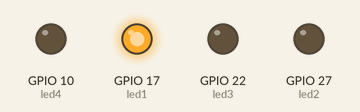
Recording of a program running on a simulated Raspberry Pi (BCM pin numbers). Shown: output pins drawn as LEDs (lit = HIGH).

Above: at 0.05 s.
At 0.25 s:
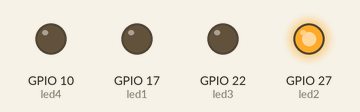
At 0.75 s:
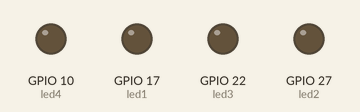
At 1.45 s:
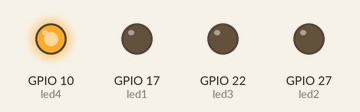
At 2.85 s:
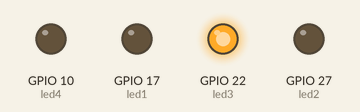
Timing chart, 0 to 3.1 s (numbered marks = the images above):
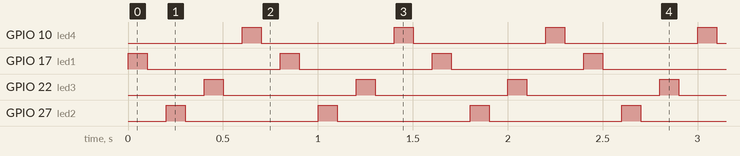

The program:

running_light.py
```python
from gpiozero import LED
from time import sleep

led1 = LED(17)
led2 = LED(27)
led3 = LED(22)
led4 = LED(10) # Extension Board - SP/MOSI

while True:
    led1.on()
    sleep(0.1)
    led1.off()
    sleep(0.1)

    led2.on()
    sleep(0.1)
    led2.off()
    sleep(0.1)

    led3.on()
    sleep(0.1)
    led3.off()
    sleep(0.1)

    led4.on()
    sleep(0.1)
    led4.off()
    sleep(0.1)
```

Measured:
- by itself, GPIO 10 (led4), GPIO 17 (led1), GPIO 22 (led3), GPIO 27 (led2): alternates HIGH for 0.10 s and LOW for 0.70 s
